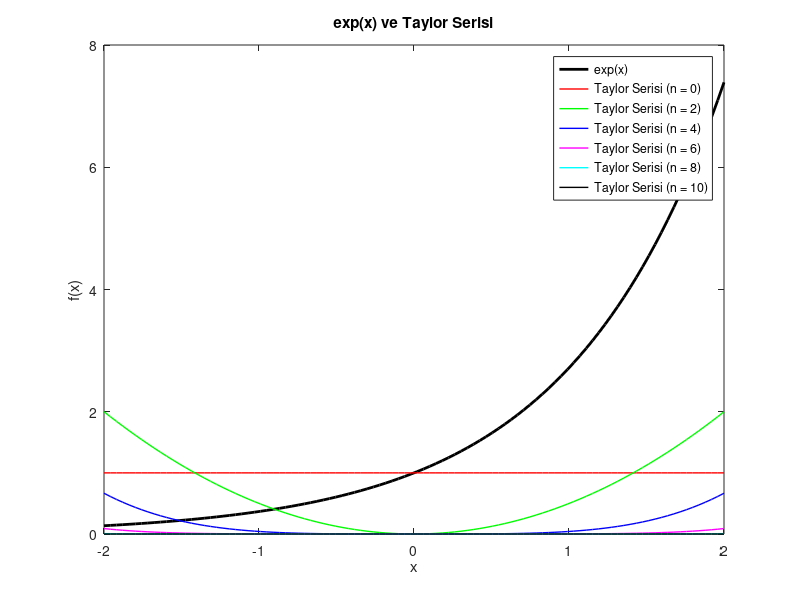

MATLAB code for this plot:
function plotTaylorExp()
    x = linspace(-2, 2, 100); % x değerlerini oluşturalım
    y_exp = exp(x); % gerçek fonksiyonu hesaplayalım
    
    n_values = [0, 2, 4, 6, 8, 10]; % terim sayılarını belirleyelim
    colors = ['r', 'g', 'b', 'm', 'c', 'k']; % her terim sayısı için farklı bir renk kullanalım
    
    % Taylor serisi terimlerini hesaplayalım
    y_taylor = zeros(length(n_values), length(x));
    for i = 1:length(n_values)
        n = n_values(i);
        y_taylor(i,:) = (x.^n) / factorial(n);
    end
    
    % Grafik çizdirelim
    figure;
    plot(x, y_exp, 'k-', 'LineWidth', 2);
    hold on;
    for i = 1:length(n_values)
        plot(x, y_taylor(i,:), colors(i), 'LineWidth', 1);
    end
    xlabel('x');
    ylabel('f(x)');
    title('exp(x) ve Taylor Serisi');
    legend(['exp(x)', arrayfun(@(n) sprintf('Taylor Serisi (n = %d)', n), n_values, 'UniformOutput', false)]);
    hold off;
end
